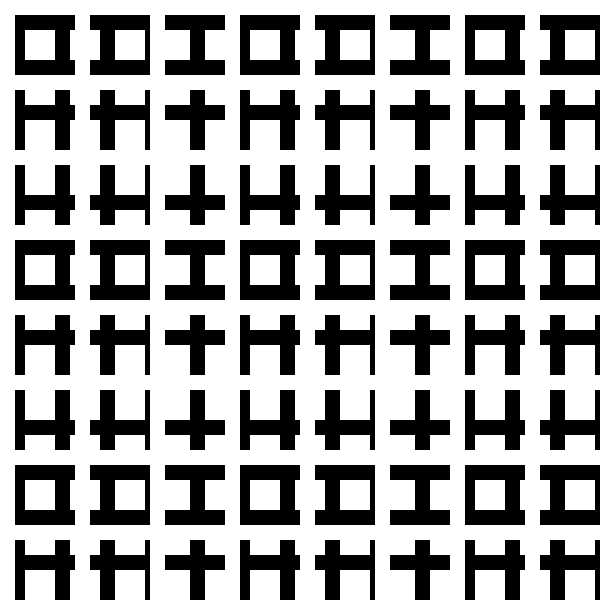
Frame 1 (no input)
Frame 60 (the mouse pressed at the canvas centre just before this capture): identical to frame 1, image omitted
Frame 120 (the mouse held since frame 60 and released just before this capture): identical to frame 1, image omitted

The Processing sketch that drew this single still picture (run headless with seeded random() and noise(); from frame 60 on, the mouse is pressed at the canvas centre):

// Processing sketch: processing_105855
// ── processing_105855.pde

void setup(){
  size(600,600);
  background(255);
}
 
void draw(){
  noStroke();
  fill(0,0,0);
  for(int i=15; i<height; i+=75){
    for(int j=15; j<width; j+=75){
      rect(j,i,60,60);
    }
  }
  fill(255,255,255);
  for(int i=30; i<height; i+=45){
    for(int j=25; j<width; j+=45){
      rect(j,i,30,30);
    }
  }
 
  }
